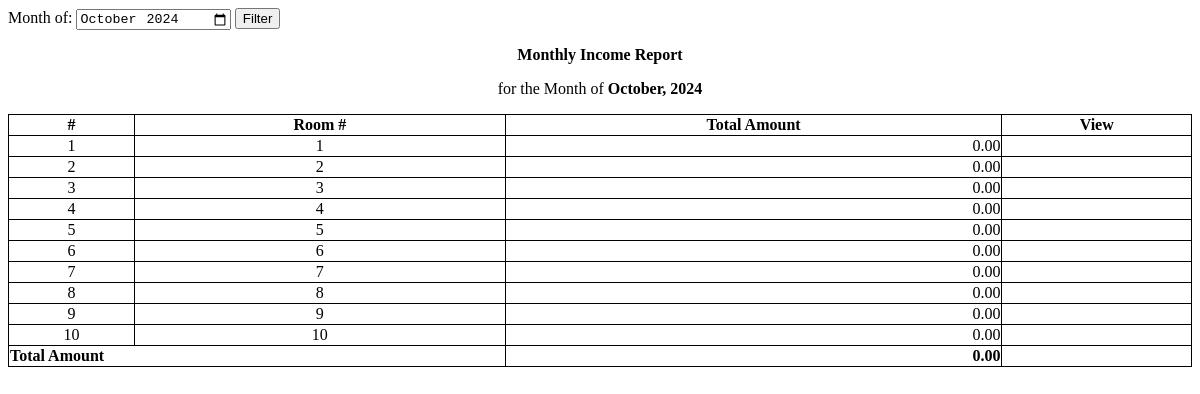
The page /payment_report.php on the database its author committed.
### tables this page shows
CREATE TABLE `room` (
  `id` int(11) NOT NULL,
  `room_no` int(11) NOT NULL,
  `price` double NOT NULL,
  `occupancy` int(11) NOT NULL,
  `availability` int(11) NOT NULL,
  `status` varchar(20) NOT NULL
);

### payment_report.php (the view, shortened to what this page needs)
<?php include 'db_connect.php' ?>
<?php
$month_of = isset($_GET['month_of']) ? $_GET['month_of'] : date('Y-m');
?>
<div class="container-fluid">
    <div class="col-lg-12">
        <div class="card">
            <div class="card-body">
                <div class="col-md-12" id="main-content">
                    <form id="filter-report">
                        <div class="row form-group">
                            <label class="control-label col-md-2 offset-md-2 text-right">Month of: </label>
                            <input type="month" name="month_of" class='form-control col-md-4' value="<?php echo ($month_of) ?>">
                            <button class="btn btn-sm btn-block btn-success col-md-2 ml-1">Filter</button>
                        </div>
                    </form>
                    <div id="report">
                        <div class="on-print">
                            <p><center><b>Monthly Income Report</b></center></p>
                            <p><center>for the Month of <b><?php echo date('F, Y', strtotime($month_of . '-1')) ?></b></center></p>
                        </div>
                        <div class="row">
                            <table class="table table-bordered">
                                <thead>
                                    <tr>
                                        <th>#</th>
                                        <th>Room #</th>
                                        <th>Total Amount</th>
                                        <th>View</th>
                                    </tr>
                                </thead>
                                <tbody>
                                    <?php
                                    $i = 1;
                                    $tamount = 0;
                                    $rooms  = $conn->query("SELECT r.room_no, r.id, COALESCE(SUM(p.total_amount), 0) as total_amount
                                                            FROM room r
                                                            LEFT JOIN tenants t ON r.id = t.room_id
                                                            LEFT JOIN payments p ON t.id = p.tenant_id
                                                            AND DATE_FORMAT(p.date_created, '%Y-%m') = '$month_of'
                                                            GROUP BY r.id, r.room_no");
                                    if($rooms->num_rows > 0):
                                        while($row = $rooms->fetch_assoc()):
                                            $tamount += $row['total_amount'];
                                    ?>
                                    <tr>
                                        <td><?php echo $i++ ?></td>
                                        <td><?php echo $row['room_no'] ?></td>
                                        <td class="text-right"><?php echo number_format($row['total_amount'], 2) ?></td>
                                        <td><a href="javascript:void(0)" class="view-icon" data-room-id="<?php echo $row['id'] ?>" data-month-of="<?php echo $month_of ?>"><i class="fa fa-eye"></i></a></td>
                                    </tr>
                                    <?php endwhile; ?>
                                    <?php else: ?>
                                    <tr>
                                        <th colspan="4"><center>No Data.</center></th>
                                    </tr>
                                    <?php endif; ?>
                                </tbody>
                                <tfoot>
                                    <tr>
                                        <th colspan="2" style="text-align: left;">Total Amount</th>
                                        <th class='text-right'><?php echo number_format($tamount, 2) ?></th>
                                        <th></th>
                                    </tr>
                                </tfoot>
                            </table>
                        </div>
                    </div>
                </div>
            </div>
        </div>
    </div>
</div>

### payment_report.php (style rules this page uses)
.text-right { text-align:right; }
table { width: 100%; border-collapse: collapse; }
tr,td,th { border:1px solid black; text-align: center; }
th { vertical-align: middle !important; text-align: center; width: auto; }

### rows shown on the page
room: room_no "1", total_amount "0.00"
room: room_no "2", total_amount "0.00"
room: room_no "3", total_amount "0.00"
room: room_no "4", total_amount "0.00"
room: room_no "5", total_amount "0.00"
room: room_no "6", total_amount "0.00"
room: room_no "7", total_amount "0.00"
room: room_no "8", total_amount "0.00"
room: room_no "9", total_amount "0.00"
room: room_no "10", total_amount "0.00"

### other values the page prints
date('F, Y', strtotime($month_of . '-1')) "October, 2024"
$tamount "0.00"
